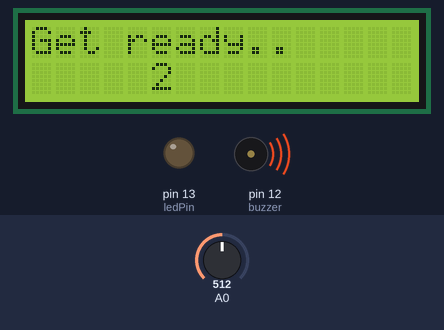
A sketch run on a simulated Arduino Uno, built with avr-gcc and run on an emulated ATmega328P. Shown: 16×2 character LCD, output pins drawn as LEDs (lit = HIGH), buzzer (waves = sounding, pin HIGH). The test bench sets the inputs (shaded band); at power-on: A0 = 512.

Above: at 1.1 s.
At 4.2 s:
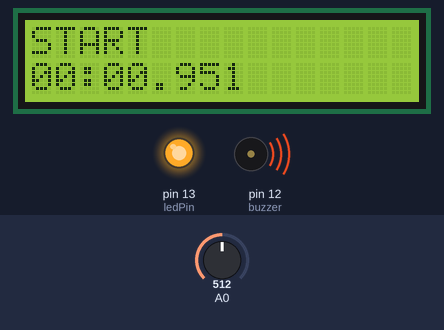
4.3 s: A0 set to 593
5.8 s: A0 set to 617
At 7.0 s:
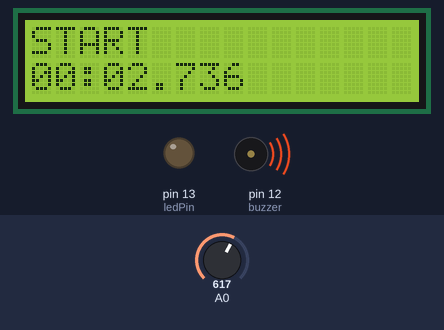
7.3 s: A0 set to 514
8.8 s: A0 set to 488
At 8.95 s:
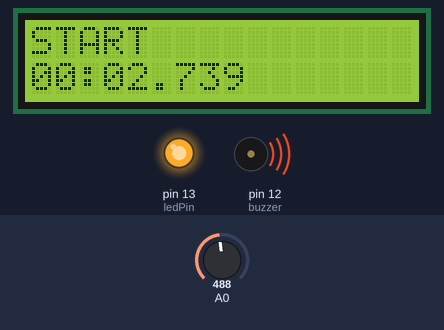
Timing chart, 0 to 11.3 s (numbered marks = the images above; inputs shaded):
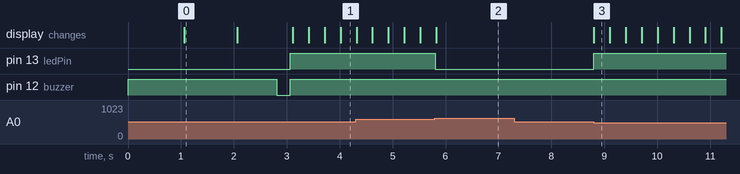

Measured:
- the behaviour switches between 600 and 601 on A0 (found by bisection; images 1 and 2)
- the behaviour switches between 500 and 499 on A0 (found by bisection; images 2 and 3)
- after the input at 5.8 s, pin 13 (ledPin): HIGH → LOW at once
- after the input at 7.3 s, every drawn part: stays the same
- after the input at 8.8 s, pin 13 (ledPin): LOW → HIGH at once; the display: changes at once (image 3)
- what the display in image 0 shows lasts 1.0 s, from 1.1 s to 2.1 s

The sketch:

lcdTest3.ino
```cpp
#include <LiquidCrystal.h>
#include <Chrono.h>

// initialize the library with the numbers of the interface pins
LiquidCrystal lcd(8, 9, 4, 5, 6, 7);
Chrono g_shot_chrono;

int ledPin = 13;
int buzzer = 12;
int ledStateA = HIGH;
int loopCounter = 0;

String formatZeros(int number) {
  if (number < 10) {
    return "0" + String(number);
  } else {
    return String(number);
  }
}
String formatTimeToString(unsigned long time) {
  unsigned long timeSeconds = time / 1000; // convert the milliseconds in seconds by dividing by 1000
  int mSeconds = time % 1000; // the rest milliseconds what remains after the sharing
  int remainder = timeSeconds % 3600; // calculate the remaining seconds by dividing the rest by 3600. (3600 seconds = 60 seconds x 60 minutes)
  int minutes = remainder / 60; // calculate the minutes by dividing by 60 (1 minute = 60 seconds)
  int seconds = remainder % 60; // calculate the seconds by dividing the rest by 60 (1 minute = 60 seconds)
  //Make 9 -> "009" and 87 -> "087"
  if (mSeconds < 10) {
    mSeconds = "00" + mSeconds;
  } else if (mSeconds < 100) {
    mSeconds = "0" + mSeconds;
  }
  return formatZeros(minutes) + ":" + formatZeros(seconds) + "." + String(mSeconds);
}

void setup() {
  pinMode(ledPin, OUTPUT);
  pinMode(buzzer, OUTPUT);
  digitalWrite(buzzer, HIGH);
  lcd.begin(16, 2);
  lcd.print("Get ready..");

  unsigned char i;
  for (i = 3; i > 0; i--) {
    lcd.setCursor(5, 2);
    lcd.print(i);
    if(i==1) {
      delay(750);
      digitalWrite(buzzer, LOW);
      delay(250);
    }
    else {
      delay(1000);
      digitalWrite(buzzer, HIGH);
    }
  }

  g_shot_chrono.restart();
  lcd.clear();
}

void loop() {
  digitalWrite(buzzer, HIGH);
  lcd.setCursor(0, 0);
  lcd.print("START");

  digitalWrite(ledPin, ledStateA);

  int analogData = analogRead(0);
  if ( (analogData > 600) && (analogData < 750) ) {
    g_shot_chrono.stop();
    ledStateA = LOW;
  }
  if ( (analogData > 400) && (analogData < 500) ) {
    g_shot_chrono.resume();
    ledStateA = HIGH;
  }

  if (g_shot_chrono.hasPassed(3540000)){
    g_shot_chrono.stop();
    lcd.print("Out of range! Max time is 59m.");
  }

  lcd.setCursor(0, 1);
  lcd.print(formatTimeToString(g_shot_chrono.elapsed()));
  loopCounter++;
}
```
